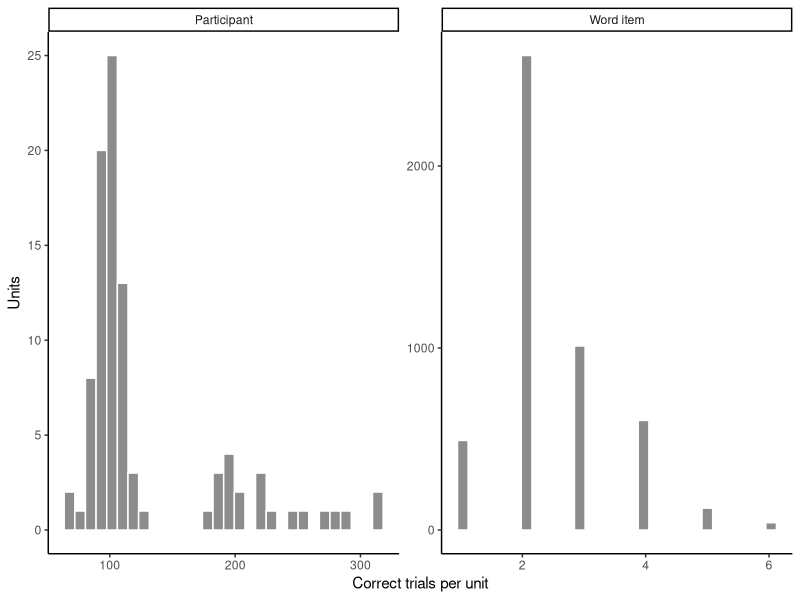

R code for this plot:
## ---- chunk 1
#| label: mald-structure
mald_all <- read.csv("data/mald/mald-connected-trials.csv")
mald <- subset(mald_all, correct == 1L)

participant_counts <- aggregate(
  log_rt ~ participant_id,
  data = mald,
  FUN = length
)
item_counts <- aggregate(
  log_rt ~ item,
  data = mald,
  FUN = length
)

structure_summary <- c(
  connected_rows = nrow(mald_all),
  correct_latency_rows = nrow(mald),
  participants = length(unique(mald$participant_id)),
  word_items = length(unique(mald$item)),
  participant_word_pairs = nrow(unique(mald[c("participant_id", "item")]))
)
structure_summary
## ---- chunk 2
#| label: plot-mald-repetition
library(ggplot2)

repetition_data <- rbind(
  data.frame(
    unit = "Participant",
    repetitions = participant_counts$log_rt
  ),
  data.frame(
    unit = "Word item",
    repetitions = item_counts$log_rt
  )
)

ggplot(repetition_data, aes(x = repetitions)) +
  geom_histogram(bins = 30, fill = "grey55", color = "white") +
  facet_wrap(~unit, scales = "free") +
  labs(x = "Correct trials per unit", y = "Units") +
  theme_classic()
## ---- chunk 3
#| label: mald-crossing-check
crossing_check <- c(
  smallest_participant_item_inventory = min(participant_counts$log_rt),
  largest_participant_item_inventory = max(participant_counts$log_rt),
  smallest_item_listener_inventory = min(item_counts$log_rt),
  largest_item_listener_inventory = max(item_counts$log_rt)
)
crossing_check
